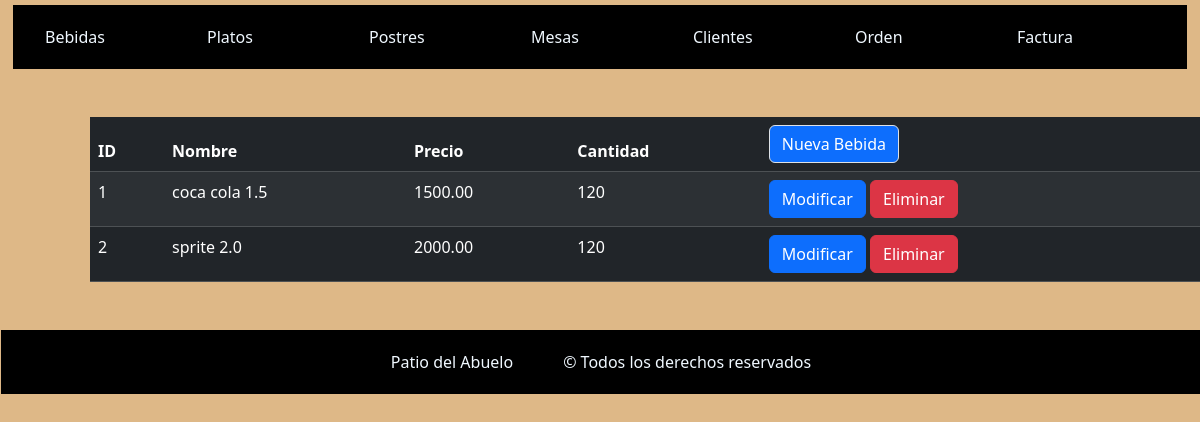
Screenshot of /bebidas/ with the database file from the repository.
### miAplicacion/models.py (models this page shows, shortened)
class Bebida(models.Model):
    nombre = models.CharField(max_length=120)
    precio = models.DecimalField(max_digits=15, decimal_places=2)
    cantidad = models.IntegerField()

### miAplicacion/views.py (the view)
# urls.py: path("bebidas/", views.listaBebidas, name="listaBebidas"),
def listaBebidas(request):
    bebidas = Bebida.objects.all()
    context = {"bebidas":bebidas}
    return render(request, template_name="listaBebidas.html", context=context)

### patioAbuelo/templates/listaBebidas.html
{% extends "base.html" %}
{% block content %}
<div class="container">
    <table class="table table-dark table-striped m-5">
        <thead class="bg-light">
          <tr>
            <th scope="col">ID</th>
            <th scope="col">Nombre</th>
            <th scope="col">Precio</th>
            <th scope="col">Cantidad</th>
            <th><button class="btn border bg-primary"><a href="/bebidas/bebidaNueva" class="text-white text-decoration-none">Nueva Bebida</a></button></th>
          </tr>
        </thead>
        <tbody>
            {% for b in bebidas%}
              <tr>
                <td>{{b.id}}</td>
                <td>{{b.nombre}}</td>
                <td>{{b.precio}}</td>
                <td>{{b.cantidad}}</td>
                <td>
                  <button class="btn btn-primary"><a href="/bebidas/bebidaModif/{{ b.id }}" class="text-white text-decoration-none">Modificar</a></button>
                  <button class="btn btn-danger"><a href="/bebidas/bebidaBorrar/{{ b.id }}" class="text-white text-decoration-none">Eliminar</a></button>
                </td>
              </tr>
            {% endfor %}
        </tbody>
    </table>
</div>
{% endblock %}

### patioAbuelo/static/estilos.css (style rules this page uses)
body { background-color: burlywood; }

### rows the page displays
Bebida: id "1", nombre "coca cola 1.5", precio "1500.00", cantidad "120"
Bebida: id "2", nombre "sprite 2.0", precio "2000.00", cantidad "120"
